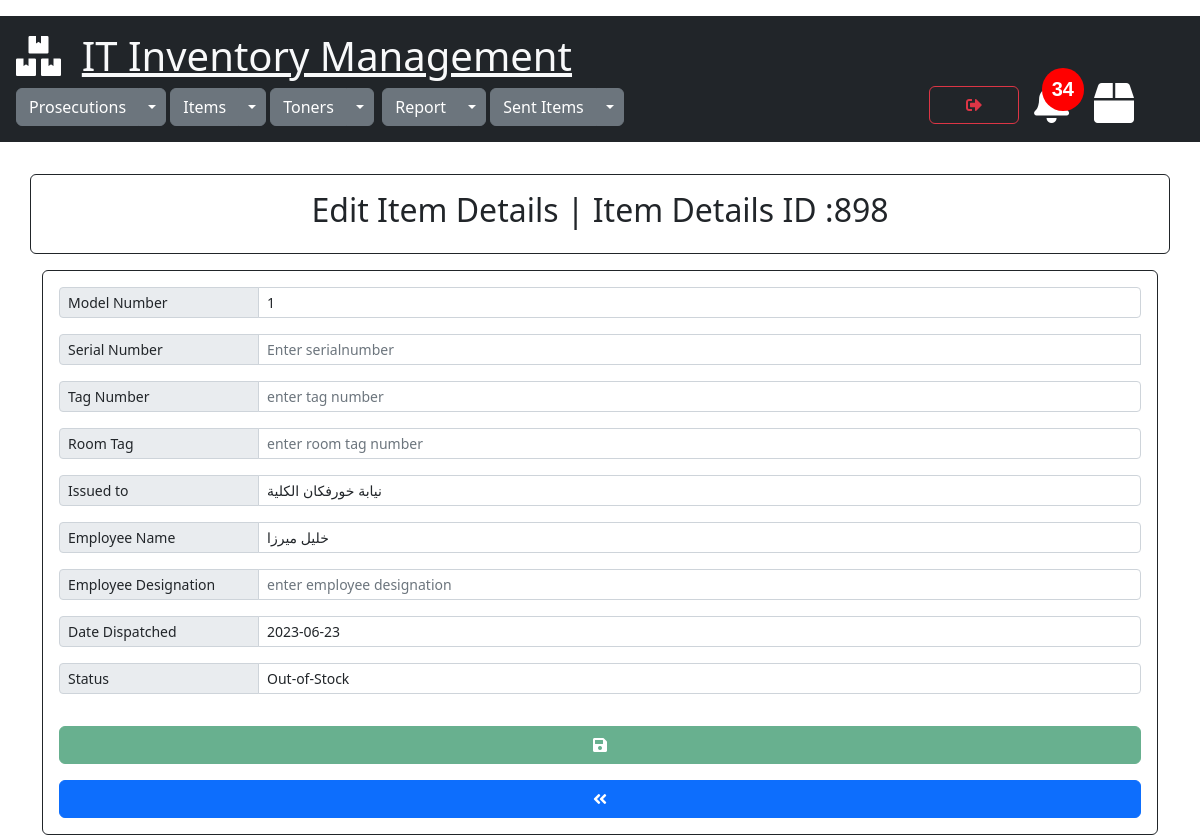
The app's page /items/edit_item_details_form/898 (signed in) with its own data.
### items/models.py (models this page shows)
class ItemDetails(models.Model):
    STATUS = [
        ('In-Stock', 'In-Stock'),
        ('Out-of-Stock', 'Out-of-Stock'),
        ('issued-to', 'issued-to')
    ]
    serial_no = models.CharField(max_length=500, null=True)
    tag_no = models.CharField(max_length=500, null=True)
    room_tag = models.CharField(max_length=500, null=True)
    status = models.CharField(max_length=30, default='In-stock', choices=STATUS)
    model_no = models.ForeignKey(Items, on_delete=models.CASCADE)
    issued_to = models.ForeignKey(Prosecutions, on_delete=models.CASCADE)
    employee_name = models.CharField(max_length=500, null=True)
    employee_designation = models.CharField(max_length=500, null=True)
    created = models.DateTimeField(default=timezone.now)
    date_dispatched = models.DateTimeField(default=timezone.now)
    cart_item = GenericRelation(CartItem, related_query_name='itemdetails')
    class Meta:
        ordering = ['-date_dispatched']

class Items(models.Model):
    model_no = models.CharField(max_length=300, null=True)
    description = models.CharField(max_length=500, null=True)
    total_qty = models.PositiveIntegerField(default=0, null=True)
    remaining_qty = models.PositiveIntegerField(default=0, null=True)
    created = models.DateTimeField(default=timezone.now)

### prosecutions/models.py (models this page shows)
class Prosecutions(models.Model):
    name = models.CharField(max_length=255)
    location = models.CharField(max_length=300,default="none")
    created = models.DateTimeField(default=timezone.now)

### items/views.py (the view)
# urls.py: path('edit_item_details_form/<int:id>', views.edit_item_details_form, name='edit_item_details_form'),
@cache_control(no_cache=True, must_revalidate=True,no_store=True)
@login_required(login_url="login")
def edit_item_details_form(request, id):
    prosecutions = Prosecutions.objects.all()
    items = Items.objects.all()
    itemdetails = ItemDetails.objects.get(id=id)
    data_calc_cart_total = calc_cart_total(request)
    cart_total = data_calc_cart_total['cart_total']
    data_calc_toner_stock_alert = calc_toner_stock_alert(request)
    toner_stock_alert = data_calc_toner_stock_alert['toner_stock_alert_count']
    toner_under_fifteen = data_calc_toner_stock_alert['tonerstock']
    context = {"total": cart_total, "itemdetails": itemdetails, "items": items,"toner_stock_alert":toner_stock_alert,
                        "prosecutions": prosecutions,"toner_under_fifteen":toner_under_fifteen, "status": ItemDetails.STATUS}
    return render(request, 'edit_item_details_form.html',context)

### sent_items/utils.py (called while the page is built)
def get_total_cart_items(items_in_cart):
    cartitem = CartItem.objects.filter(cart=items_in_cart)
    total = cartitem.count()
    return total

def calc_cart_total(request):
    customer, created = Customer.objects.get_or_create(user=request.user)
    cart, created = Cart.objects.get_or_create(customer=customer, complete=False)
    items_in_cart = cart.pk
    cart_total = get_total_cart_items(items_in_cart)
    return {'cart_total':cart_total,'user_cart':cart,'items_in_cart':items_in_cart}

### toners/utils.py (called while the page is built)
def calc_toner_stock_alert(request):
    tonerstock=Toners.objects.filter(remaining_qty__lte=15)
    toner_stock_alert_count=tonerstock.count()
    return {"toner_stock_alert_count":toner_stock_alert_count,"tonerstock":tonerstock }

### items/templates/edit_item_details_form.html (shortened to what this page needs)
{% extends 'mainpage.html' %}
{% block content %}
<div class="container">
    <div class="row">
        <div class="card card-body border-dark mt-3">
            <span class="text-center"><h2>Edit Item Details | Item Details ID :{{ itemdetails.id }} </h2></span>
        </div>
    </div>
    <form role="form" action="edit_item_details_save" method="post" class="card p-3 border-dark mt-3">
        <div class="input-group input-group-sm mb-3" >
            <label class="input-group-text side-label">Model Number</label>
            <select class="form-control selectpicker show-tick" name="model_no" id="model_no" data-live-search="true"  data-dropup-auto="false">
                        {% for item in items %}
                        <option value="{{item.id}}" {% if item.id == itemdetails.model_no.id %} selected {% endif %}>
                            {{item.model_no}}</option>
                        {% endfor %}
            </select>
        </div>
        <div class="input-group input-group-sm mb-3">
            <span class="input-group-text side-label">Serial Number</span>
            <input type="text" class="form-control " placeholder="Enter serialnumber" name="serial_no" id="serial_no"
                   value="{{itemdetails.serial_no}}">
        </div>
        <div class="input-group input-group-sm mb-3">
            <span class="input-group-text side-label">Tag Number</span>
            <input type="text" class="form-control " placeholder="enter tag number" name="tag_no" id="tag_no"
                   value="{{itemdetails.tag_no}}">
        </div>
        <div class="input-group input-group-sm mb-3">
            <span class="input-group-text side-label">Room Tag</span>
            <input type="text" class="form-control " placeholder="enter room tag number" name="room_tag" id="room_tag"
                   value="{{itemdetails.room_tag}}">
        </div>
        <div class="input-group input-group-sm mb-3">
            <label class="input-group-text side-label">Issued to</label>
            <select class="form-control selectpicker show-tick " name="issued_to" id="issued_to" data-live-search="true"  data-dropup-auto="false">
                {% for prosecution in prosecutions %}
                <option value="{{prosecution.id}}" {% if prosecution.id == itemdetails.issued_to.id %} selected {% endif %}>
                    {{prosecution.name}}</option>
                {% endfor %}
            </select>
        </div>
        <div class="input-group input-group-sm mb-3">
            <span class="input-group-text side-label">Employee Name</span>
            <input type="text" class="form-control " placeholder="enter employee name" name="employee_name" id="employee_name"
                   value="{{itemdetails.employee_name}}">
        </div>
        <div class="input-group input-group-sm mb-3">
            <span class="input-group-text side-label">Employee Designation</span>
            <input type="text" class="form-control " placeholder="enter employee designation" name="employee_designation" id="employee_designation"
                   value="{{itemdetails.employee_designation}}">
        </div>
        <div class="input-group input-group-sm mb-3">
            <label class="input-group-text side-label">Date Dispatched </label>
            <input type="text" class="form-control" name="date_dispatched" id="date_dispatched"
                   value="{{itemdetails.date_dispatched.date|date:'Y-m-d'}}">
        </div>
        <div class="input-group input-group-sm mb-3">
            <label class="input-group-text side-label">Status</label>
            <select class="form-control " name="status" id="status">
                {% for x,y in status %}
                <option value="{{x}}" {% if x == itemdetails.status %} selected {% endif %}>{{ x }}</option>
                {% endfor %}
            </select>
        </div>
        <button type="submit" class="btn btn-success mt-3 btn-action-EIDF" disabled data-bs-toggle="tooltip" data-bs-placement="bottom" title="Save"><i class="fas fa-save"></i></button>
        <a href="{% url 'view_items' %}" class="btn btn-primary mt-3" id="btn-back" data-bs-toggle="tooltip" data-bs-placement="bottom" title="Back"><i class="fas fa-angle-double-left"></i></a>
    </form>
</div>
{% endblock %}

### static/css/style.css (style rules this page uses)
.side-label { width: 200px; }

### records on screen
ItemDetails: id "898", model_no "1", issued_to "نيابة خورفكان الكلية", employee_name "خليل ميرزا", date_dispatched "2023-06-23", status "Out-of-Stock"
